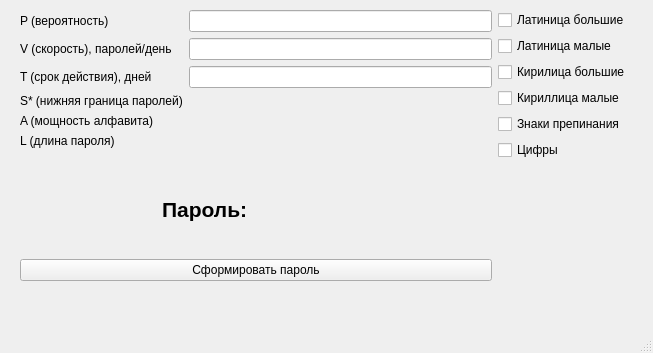
<?xml version="1.0" encoding="UTF-8"?>
<ui version="4.0">
 <class>MainWindow</class>
 <widget class="QMainWindow" name="MainWindow">
  <property name="geometry">
   <rect>
    <x>0</x>
    <y>0</y>
    <width>653</width>
    <height>353</height>
   </rect>
  </property>
  <property name="minimumSize">
   <size>
    <width>653</width>
    <height>353</height>
   </size>
  </property>
  <property name="maximumSize">
   <size>
    <width>653</width>
    <height>353</height>
   </size>
  </property>
  <property name="windowTitle">
   <string>Сформировать пароль</string>
  </property>
  <widget class="QWidget" name="centralwidget">
   <widget class="QWidget" name="gridLayoutWidget">
    <property name="geometry">
     <rect>
      <x>20</x>
      <y>10</y>
      <width>611</width>
      <height>271</height>
     </rect>
    </property>
    <layout class="QGridLayout" name="gridLayout">
     <item row="0" column="1">
      <layout class="QVBoxLayout" name="verticalLayoutCheckBox">
       <item>
        <widget class="QCheckBox" name="checkBoxLatUp">
         <property name="text">
          <string>Латиница большие</string>
         </property>
         <property name="Alphabet" stdset="0">
          <string>ABCDEFGHIJKLMNOPQRSTUVWXYZ</string>
         </property>
        </widget>
       </item>
       <item>
        <widget class="QCheckBox" name="checkBoxLatLow">
         <property name="text">
          <string>Латиница малые</string>
         </property>
         <property name="Alphabet" stdset="0">
          <string>abcdefghijklmnopqrstuvwxyz</string>
         </property>
        </widget>
       </item>
       <item>
        <widget class="QCheckBox" name="checkBoxCyrUp">
         <property name="text">
          <string>Кирилица большие</string>
         </property>
         <property name="Alphabet" stdset="0">
          <string>АБВГДЕЁЖЗИЙКЛМНОПРСТУФХЦЧШЩЪЫЬЭЮЯ</string>
         </property>
        </widget>
       </item>
       <item>
        <widget class="QCheckBox" name="checkBoxCyrLow">
         <property name="text">
          <string>Кириллица малые</string>
         </property>
         <property name="Alphabet" stdset="0">
          <string>абвгдеёжзийклмнопрстуфхцчшщъыьэюя</string>
         </property>
        </widget>
       </item>
       <item>
        <widget class="QCheckBox" name="checkBoxSym">
         <property name="text">
          <string>Знаки препинания</string>
         </property>
         <property name="Alphabet" stdset="0">
          <string>,./?;:-!@#$%^&amp;*()~</string>
         </property>
        </widget>
       </item>
       <item>
        <widget class="QCheckBox" name="checkBoxNum">
         <property name="text">
          <string>Цифры</string>
         </property>
         <property name="Alphabet" stdset="0">
          <string>1234567890</string>
         </property>
        </widget>
       </item>
      </layout>
     </item>
     <item row="0" column="0">
      <layout class="QFormLayout" name="formLayoutInput">
       <item row="0" column="0">
        <widget class="QLabel" name="labelPstatic">
         <property name="text">
          <string>P (вероятность)</string>
         </property>
        </widget>
       </item>
       <item row="1" column="0">
        <widget class="QLabel" name="labelVstatic">
         <property name="text">
          <string>V (скорость), паролей/день</string>
         </property>
        </widget>
       </item>
       <item row="2" column="0">
        <widget class="QLabel" name="labelTstatic">
         <property name="text">
          <string>T (срок действия), дней</string>
         </property>
        </widget>
       </item>
       <item row="0" column="1">
        <widget class="QLineEdit" name="lineEditP"/>
       </item>
       <item row="1" column="1">
        <widget class="QLineEdit" name="lineEditV"/>
       </item>
       <item row="2" column="1">
        <widget class="QLineEdit" name="lineEditT"/>
       </item>
       <item row="3" column="0">
        <widget class="QLabel" name="labelSstarStatic">
         <property name="text">
          <string>S* (нижняя граница паролей)</string>
         </property>
        </widget>
       </item>
       <item row="4" column="0">
        <widget class="QLabel" name="labelAstatic">
         <property name="text">
          <string>A (мощность алфавита)</string>
         </property>
        </widget>
       </item>
       <item row="5" column="0">
        <widget class="QLabel" name="labelLstatic">
         <property name="text">
          <string>L (длина пароля)</string>
         </property>
        </widget>
       </item>
       <item row="3" column="1">
        <widget class="QLabel" name="labelSstar">
         <property name="font">
          <font>
           <weight>75</weight>
           <bold>true</bold>
          </font>
         </property>
         <property name="text">
          <string/>
         </property>
        </widget>
       </item>
       <item row="4" column="1">
        <widget class="QLabel" name="labelA">
         <property name="font">
          <font>
           <weight>75</weight>
           <bold>true</bold>
          </font>
         </property>
         <property name="text">
          <string/>
         </property>
        </widget>
       </item>
       <item row="5" column="1">
        <widget class="QLabel" name="labelL">
         <property name="font">
          <font>
           <weight>75</weight>
           <bold>true</bold>
          </font>
         </property>
         <property name="text">
          <string/>
         </property>
        </widget>
       </item>
      </layout>
     </item>
     <item row="1" column="0">
      <layout class="QVBoxLayout" name="verticalLayoutOutput">
       <item>
        <layout class="QHBoxLayout" name="horizontalLayoutPassword">
         <item>
          <widget class="QLabel" name="labelPasswordStatic">
           <property name="font">
            <font>
             <pointsize>16</pointsize>
             <weight>75</weight>
             <bold>true</bold>
            </font>
           </property>
           <property name="text">
            <string>Пароль: </string>
           </property>
           <property name="alignment">
            <set>Qt::AlignRight|Qt::AlignTrailing|Qt::AlignVCenter</set>
           </property>
          </widget>
         </item>
         <item>
          <widget class="QLabel" name="labelPassword">
           <property name="font">
            <font>
             <pointsize>16</pointsize>
             <weight>75</weight>
             <bold>true</bold>
            </font>
           </property>
           <property name="text">
            <string/>
           </property>
          </widget>
         </item>
        </layout>
       </item>
       <item>
        <widget class="QPushButton" name="pushButton">
         <property name="text">
          <string>Сформировать пароль</string>
         </property>
        </widget>
       </item>
      </layout>
     </item>
    </layout>
   </widget>
  </widget>
  <widget class="QMenuBar" name="menubar">
   <property name="geometry">
    <rect>
     <x>0</x>
     <y>0</y>
     <width>653</width>
     <height>29</height>
    </rect>
   </property>
  </widget>
  <widget class="QStatusBar" name="statusbar"/>
 </widget>
 <resources/>
 <connections/>
</ui>
